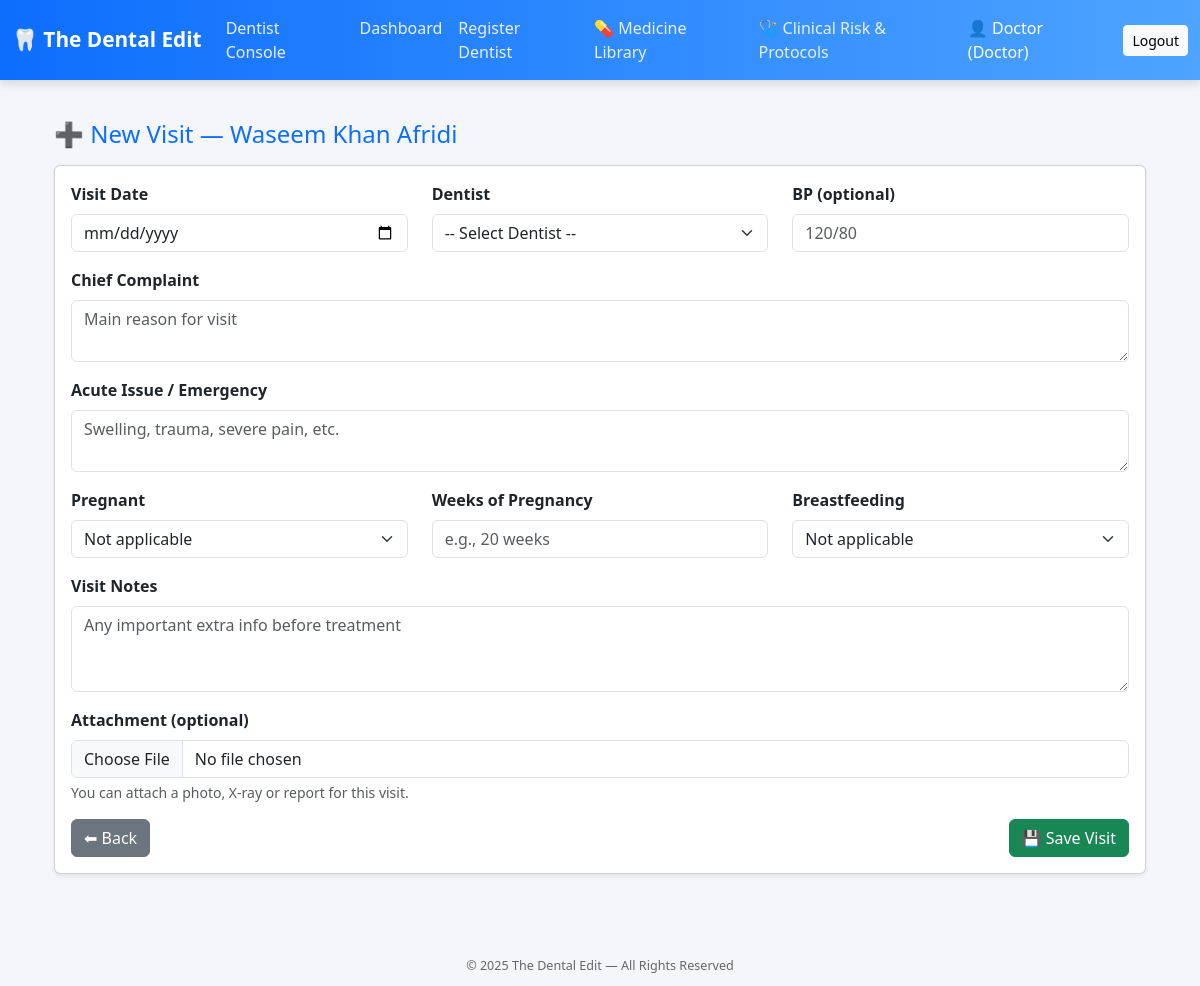
/add_visit/1 (signed in), run on the app's committed database.
### Dentaleditapp.py (models this page shows, shortened)
class Patient(db.Model):
    __tablename__ = 'patients'
    id = db.Column(db.Integer, primary_key=True)
    file_no = db.Column(db.String(50), unique=True)
    full_name = db.Column(db.String(150))
    father_or_spouse_name = db.Column(db.String(150))
    gender = db.Column(db.String(20))
    dob_or_age = db.Column(db.String(50))
    marital_status = db.Column(db.String(50))
    occupation = db.Column(db.String(100))
    contact = db.Column(db.String(50))
    email = db.Column(db.String(100))
    cnic = db.Column(db.String(20))
    address = db.Column(db.Text)
    date = db.Column(db.String(20), default=date.today().strftime("%Y-%m-%d"))
    created_by = db.Column(db.String(100))
    heart_disease = db.Column(db.String(10))
    blood_pressure = db.Column(db.String(10))
    diabetes = db.Column(db.String(10))
    asthma = db.Column(db.String(10))
    tuberculosis = db.Column(db.String(10))
    hepatitis = db.Column(db.String(10))
    bleeding_disorder = db.Column(db.String(10))
    epilepsy = db.Column(db.String(10))
    thyroid_disorder = db.Column(db.String(10))
    kidney_disease = db.Column(db.String(10))
    stomach_ulcers = db.Column(db.String(10))
    psychiatric_disorder = db.Column(db.String(10))
    medications = db.Column(db.Text)
    allergies = db.Column(db.Text)
    other_health = db.Column(db.Text)
    pregnant = db.Column(db.String(10))
    breastfeeding = db.Column(db.String(10))
    pregnancy_weeks = db.Column(db.String(20))
    surgery_history = db.Column(db.Text)
    last_dental_visit = db.Column(db.String(50))
    last_dental_reason = db.Column(db.String(50))
    treat_fillings = db.Column(db.String(10))
    treat_rct = db.Column(db.String(10))
    treat_crowns = db.Column(db.String(10))
    treat_extractions = db.Column(db.String(10))
    treat_scaling = db.Column(db.String(10))
    treat_denture = db.Column(db.String(10))
    treat_braces = db.Column(db.String(10))
    treat_implant = db.Column(db.String(10))
    treat_other = db.Column(db.String(100))
    bad_experience = db.Column(db.String(10))
    bad_experience_details = db.Column(db.Text)
    gum_bleeding = db.Column(db.String(10))
    gum_loose = db.Column(db.String(10))
    gum_badbreath = db.Column(db.String(10))
    gum_none = db.Column(db.String(10))
    sensitive_teeth = db.Column(db.String(10))
    frequent_cavities = db.Column(db.String(10))
    caries_none = db.Column(db.String(10))
    fractured_tooth = db.Column(db.String(10))
    jaw_accident = db.Column(db.String(10))
    trauma_none = db.Column(db.String(10))
    prosthesis_crown = db.Column(db.String(10))
    prosthesis_denture = db.Column(db.String(10))
    prosthesis_implant = db.Column(db.String(10))
    prosthesis_braces = db.Column(db.String(10))
    prosthesis_none = db.Column(db.String(10))
    uses_tobacco = db.Column(db.String(10))
    uses_naswar = db.Column(db.String(10))
    uses_paan = db.Column(db.String(10))
    uses_smoke = db.Column(db.String(10))
    smoking_frequency = db.Column(db.String(100))
    tmj_issue = db.Column(db.Text)
    tmj_notes = db.Column(db.Text)
    oral_hygiene = db.Column(db.Text)
    caries_risk = db.Column(db.Text)
    soft_tissue_notes = db.Column(db.Text)
    dental_notes = db.Column(db.Text)
    cases = db.relationship('Case', backref='patient', cascade="all, delete-orphan", lazy='joined')
    treatments = db.relationship('Treatment', backref='patient', cascade="all, delete-orphan", lazy='joined')
    visits = db.relationship('Visit', backref='patient', cascade="all, delete-orphan", lazy=True)

### Dentaleditapp.py (the view, shortened to what this page needs)
@app.route("/add_visit/<int:patient_id>", methods=["GET", "POST"])
def add_visit(patient_id):
    if not require_role(["doctor", "assistant"]):
        return redirect(url_for("login"))
    patient = Patient.query.get_or_404(patient_id)
    dentists = Dentist.query.all()
    return render_template("add_visit.html", patient=patient, dentists=dentists)

### Dentaleditapp.py (called while the page is built)
def require_role(roles):
    return session.get("role") in roles

### templates/add_visit.html (shortened to what this page needs)
{% extends "layout.html" %}
{% block content %}
<div class="container py-4">
  <h4 class="text-primary mb-3">➕ New Visit — {{ patient.full_name }}</h4>
  <form method="POST" enctype="multipart/form-data" class="card shadow-sm p-3">
    <div class="row mb-3">
      <div class="col-md-4">
        <label class="form-label fw-bold">Visit Date</label>
        <input type="date" name="visit_date" class="form-control"
               value="{{ request.form.get('visit_date') or '' }}">
      </div>
      <div class="col-md-4">
        <label class="form-label fw-bold">Dentist</label>
        <select name="dentist_id" class="form-select" required>
          <option value="">-- Select Dentist --</option>
        </select>
      </div>
      <div class="col-md-4">
        <label class="form-label fw-bold">BP (optional)</label>
        <input type="text" name="bp" class="form-control" placeholder="120/80">
      </div>
    </div>
    <div class="mb-3">
      <label class="form-label fw-bold">Chief Complaint</label>
      <textarea name="chief_complaint" class="form-control" rows="2"
                placeholder="Main reason for visit"></textarea>
    </div>
    <div class="mb-3">
      <label class="form-label fw-bold">Acute Issue / Emergency</label>
      <textarea name="acute_issue" class="form-control" rows="2"
                placeholder="Swelling, trauma, severe pain, etc."></textarea>
    </div>
    <div class="row mb-3">
      <div class="col-md-4">
        <label class="form-label fw-bold">Pregnant</label>
        <select name="pregnant" class="form-select">
          <option value="">Not applicable</option>
        </select>
      </div>
      <div class="col-md-4">
        <label class="form-label fw-bold">Weeks of Pregnancy</label>
        <input type="text" name="pregnancy_weeks" class="form-control" placeholder="e.g., 20 weeks">
      </div>
      <div class="col-md-4">
        <label class="form-label fw-bold">Breastfeeding</label>
        <select name="breastfeeding" class="form-select">
          <option value="">Not applicable</option>
        </select>
      </div>
    </div>
    <div class="mb-3">
      <label class="form-label fw-bold">Visit Notes</label>
      <textarea name="visit_notes" class="form-control" rows="3"
                placeholder="Any important extra info before treatment"></textarea>
    </div>
    <div class="mb-3">
      <label class="form-label fw-bold">Attachment (optional)</label>
      <input type="file" name="attachment" class="form-control"
             accept=".png,.jpg,.jpeg,.pdf">
      <div class="form-text">You can attach a photo, X-ray or report for this visit.</div>
    </div>
    <div class="d-flex justify-content-between">
      <a href="{{ url_for('view_patient', patient_id=patient.id) }}" class="btn btn-secondary">⬅ Back</a>
      <button type="submit" class="btn btn-success">💾 Save Visit</button>
    </div>
  </form>
</div>
{% endblock %}

### templates/layout.html (shortened to what this page needs)
<!DOCTYPE html>
<html lang="en">
<head>
  <link href="https://cdn.jsdelivr.net/npm/bootstrap@5.3.0/dist/css/bootstrap.min.css" rel="stylesheet">
</head>
<body>
<nav class="navbar navbar-expand-lg navbar-dark">
  <div class="container-fluid">
    <a class="navbar-brand" href="{% if session.get('role') in ['doctor','assistant'] %}
                                  {{ url_for('dashboard_main') }}
                                  {% elif session.get('role') == 'patient' %}
                                  {{ url_for('dashboard_patient') }}
                                  {% else %}
                                  {{ url_for('login') }}
                                  {% endif %}">
      🦷 The Dental Edit
    </a>
    <div class="collapse navbar-collapse" id="navbarNav">
      <ul class="navbar-nav me-auto mb-2 mb-lg-0">
        {% if session.get('role') == 'doctor' %}
        <li class="nav-item">
          <a class="nav-link" href="{{ url_for('doctor_dashboard') }}">Dentist Console</a>
        </li>
        {% endif %}
        {% if session.get('role') in ['doctor','assistant'] %}
        <li class="nav-item">
          <a class="nav-link" href="{{ url_for('dashboard_main') }}">Dashboard</a>
        </li>
        <li class="nav-item">
          <a class="nav-link" href="{{ url_for('register_dentist') }}">Register Dentist</a>
        </li>
        <li class="nav-item">
          <a class="nav-link" href="{{ url_for('medicine_master') }}">💊 Medicine Library</a>
        </li>
        <li class="nav-item">
          <a class="nav-link" href="{{ url_for('medical_risk_dashboard') }}">🩺 Clinical Risk & Protocols</a>
        </li>
        {% endif %}
      </ul>
      <div class="d-flex align-items-center">
        {% if session.get('username') %}
          <span class="navbar-text text-white me-3">
            👤 {{ session['username'] | capitalize }} ({{ session['role'] | capitalize }})
          </span>
          <a class="btn btn-light btn-sm" href="{{ url_for('logout') }}">Logout</a>
        {% else %}
          <a class="btn btn-light btn-sm" href="{{ url_for('login') }}">Login</a>
        {% endif %}
      </div>
    </div>
  </div>
</nav>
<div class="container py-3">
  {% block content %}{% endblock %}
</div>
<footer>
  <small>© {{ now().year if now else '2025' }} The Dental Edit — All Rights Reserved</small>
</footer>
</body>
</html>

### templates/layout.html (style rules this page uses)
body { background: #f4f6f9; font-family: "Segoe UI", system-ui, -apple-system, "Helvetica Neue", Arial; }
nav.navbar { background: linear-gradient(90deg, #0d6efd, #4ea4ff); box-shadow: 0 3px 10px rgba(0,0,0,0.15); }
.navbar-brand { font-weight: 700; font-size: 1.3rem; color: #fff !important; }
.nav-link { color: #e9efff !important; font-weight: 500; padding-left: 15px; padding-right: 15px; }
footer { text-align: center; padding: 10px; margin-top: 30px; color: #666; font-size: 0.9rem; }

### data on the page
Patient: username "Doctor", role "Doctor", full_name "Waseem Khan Afridi"
